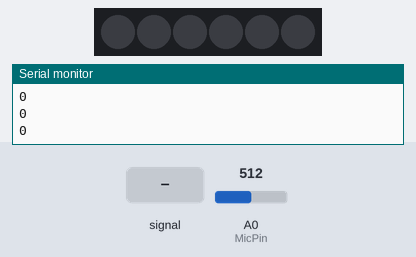
The sketch below on a simulated ESP8266 (NodeMCU). On the bench: 6 RGB LEDs in strip order, left to right, the last lines printed to the serial monitor. Inputs (shaded band) come from the test bench; at power-on: A0 (MicPin) = 512. Dim RGB values are drawn brighter than linear.

Above: at 1.2 s.
1.3 s: A0 (MicPin) fed a 200 Hz sine of ±81 counts around its level
At 2.0 s:
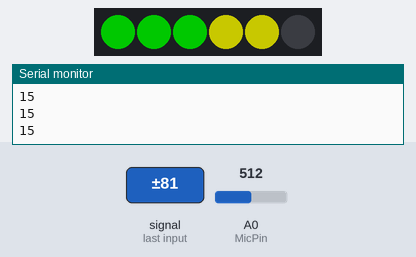
2.8 s: A0 (MicPin) set to 716
At 3.5 s:
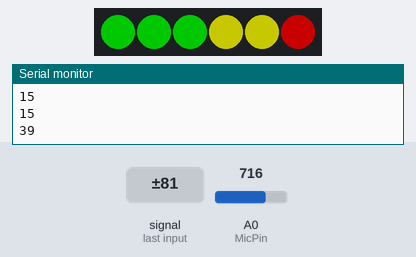
4.4 s: A0 (MicPin) set to 620
6.6 s: A0 (MicPin) set to 596
At 9.1 s:
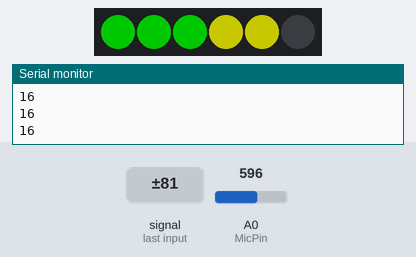
9.4 s: A0 (MicPin) set to 511
At 10.7 s:
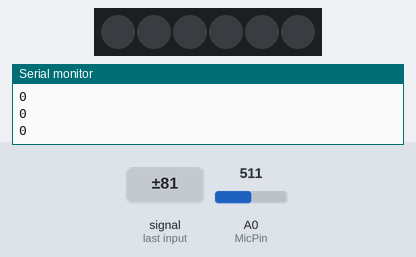
Timing chart, 0 to 12.2 s (numbered marks = the images above; inputs shaded):
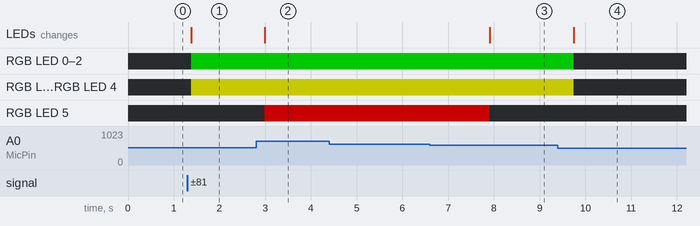

Measured:
- the behaviour switches between 610 and 609 on A0 (MicPin) (found by bisection; images 2 and 3)
- after the input at 1.3 s, RGB LED 0–2: off → RGB(0, 100, 0) after 0.08 s; RGB LED 3, RGB LED 4: off → RGB(100, 100, 0) after 0.08 s; the LEDs: change after 0.08 s (image 1)
- after the input at 2.8 s, RGB LED 5: off → RGB(100, 0, 0) after 0.19 s; the LEDs: change after 0.19 s (image 2)
- after the input at 6.6 s, RGB LED 5: RGB(100, 0, 0) → off after 1.3 s; the LEDs: change after 1.3 s (image 3)
- after the input at 9.4 s, RGB LED 0–2: RGB(0, 100, 0) → off after 0.34 s; RGB LED 3, RGB LED 4: RGB(100, 100, 0) → off after 0.34 s; the LEDs: change after 0.34 s (image 4)

The sketch:

DecibelMeter.ino
```cpp
// pins
#define MicPin A0 // used with analogRead mode only
#define LedPin D2

// consts
#define Sensitivity 92 // 0 - 100
#define AmpMax (1024 / 2)
#define MicSamples (1024*2) // Three of these time-weightings have been internationally standardised, 'S' (1 s) originally called Slow, 'F' (125 ms) originally called Fast and 'I' (35 ms) originally called Impulse.

// modes
#define Use3.3 // use 3.3 voltage. the 5v voltage from usb is not regulated. this is much more stable.
//#define ADCReClock // switch to higher clock, not needed if we are ok with freq between 0 and 4Khz.
//#define ADCFlow // read data from adc with free-run (not interupt). much better data, dc low. hardcoded for A0.

#define VolumeGainFactorBits 0

#define greenPrecent 50
#define yellowPercent 83

// macros
// http://yaab-arduino.blogspot.co.il/2015/02/fast-sampling-from-analog-input.html
#define cbi(sfr, bit) (_SFR_BYTE(sfr) &= ~_BV(bit))
#define sbi(sfr, bit) (_SFR_BYTE(sfr) |= _BV(bit))

// LED STRIP
#include <Adafruit_NeoPixel.h>
#define LEDCOUNT 6
#define LEDBRIGHTNESS 100 // 0-255
int ledArray[LEDCOUNT][3];
Adafruit_NeoPixel strip = Adafruit_NeoPixel(LEDCOUNT, LedPin, NEO_GRB + NEO_KHZ800);


void setup()
{
  //pinMode(MicPin, INPUT); // relevant for digital pins. not relevant for analog. however, don't put into digital OUTPUT mode if going to read analog values.

#ifdef ADCFlow
  // set the adc to free running mode
  // register explanation: http://maxembedded.com/2011/06/the-adc-of-the-avr/
  // 5 => div 32. sample rate 38.4
  // 7 => switch to divider=128, default 9.6khz sampling
  ADCSRA = 0xe0+7; // "ADC Enable", "ADC Start Conversion", "ADC Auto Trigger Enable" and divider.
  ADMUX = 0x0; // use adc0 (hardcoded, doesn't use MicPin). Use ARef pin for analog reference (same as analogReference(EXTERNAL)).
#ifndef Use3.3
  ADMUX |= 0x40; // Use Vcc for analog reference.
#endif
  DIDR0 = 0x01; // turn off the digital input for adc0
#else
#ifdef Use3.3
  // analogReference(EXTERNAL); // 3.3V to AREF
#endif
#endif

#ifdef ADCReClock // change ADC freq divider. default is div 128 9.6khz (bits 111)
  // http://yaab-arduino.blogspot.co.il/2015/02/fast-sampling-from-analog-input.html
  // 1 0 0 = mode 4 = divider 16 = 76.8khz
  //sbi(ADCSRA, ADPS2);
  //cbi(ADCSRA, ADPS1);
  //cbi(ADCSRA, ADPS0);
  // 1 0 1 = mode 5 = divider 32 = 38.4Khz
  sbi(ADCSRA, ADPS2);
  cbi(ADCSRA, ADPS1);
  sbi(ADCSRA, ADPS0);
#endif

  // serial
  Serial.begin(9600);
  while (!Serial); // Wait untilSerial is ready - Leonardo
  Serial.println("Starting mic volume meter");

  strip.begin();
  strip.show(); // Initialize all pixels to 'off'

  // fill led array with colors
  for (int i = 0; i < LEDCOUNT; i++) {
    int currentLedPercent = (i + 1) * 100 / LEDCOUNT;
    if (currentLedPercent <= greenPrecent) {
      ledArray[i][0] = 0;
      ledArray[i][1] = LEDBRIGHTNESS;
      ledArray[i][2] = 0;
    } else if (currentLedPercent <= yellowPercent) {
      ledArray[i][0] = LEDBRIGHTNESS;
      ledArray[i][1] = LEDBRIGHTNESS;
      ledArray[i][2] = 0;
    } else {
      ledArray[i][0] = LEDBRIGHTNESS;
      ledArray[i][1] = 0;
      ledArray[i][2] = 0;
    }
  }
}

void loop()
{
  // what do we want to do?
  MeasureVolume();
}


// calculate volume level of the signal and print to serial and LCD
void MeasureVolume()
{
  long soundVolMax = 0;
  //cli();  // UDRE interrupt slows this way down on arduino1.0
  for (int i = 0; i < MicSamples; i++)
  {
#ifdef ADCFlow
    while (!(ADCSRA & /*0x10*/_BV(ADIF))); // wait for adc to be ready (ADIF)
    sbi(ADCSRA, ADIF); // restart adc
    byte m = ADCL; // fetch adc data
    byte j = ADCH;
    int k = ((int)j << 8) | m; // form into an int
#else
    int k = analogRead(MicPin);
#endif
    long amp = abs(k - AmpMax);
    amp <<= VolumeGainFactorBits;
    soundVolMax = max(soundVolMax, amp);
  }

  // convert from 0 to 100
  soundVolMax = 100 * soundVolMax / AmpMax;
  Serial.println(soundVolMax);

  int displayPeak = map(soundVolMax, 0, 20, 0, LEDCOUNT);

  for (int i = 0; i < LEDCOUNT; i++) // update ledstrip
  {
    if (displayPeak <= i)
    {
      strip.setPixelColor(i, 0, 0, 0);
    } else {
      strip.setPixelColor(i, ledArray[i][0], ledArray[i][1], ledArray[i][2]);
    }
  }
  strip.show();
  if (displayPeak >= LEDCOUNT) {
    delay(1000);
  }
}
```
